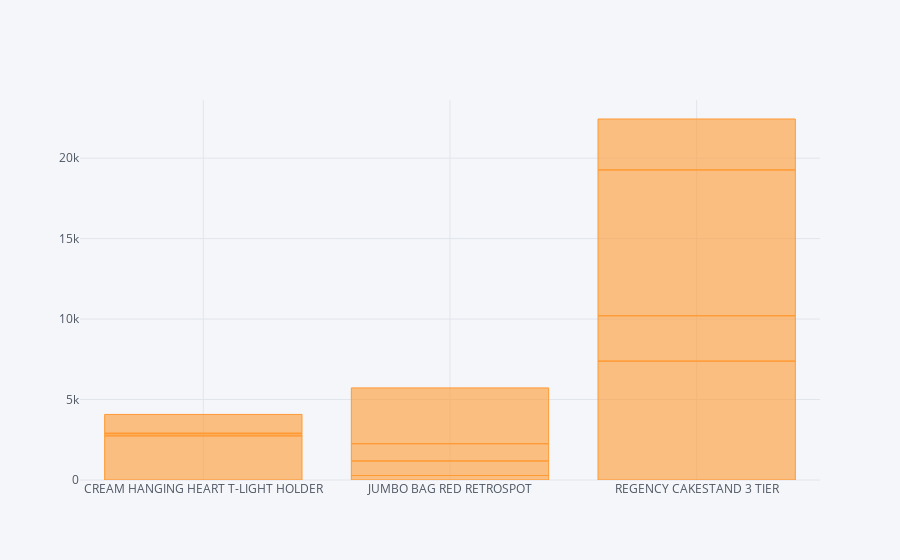

Notebook code for this chart:
### Code cell
mask = data['Country'].isin(country_list)
mask2 = data['Description'].isin(product_list)


df = data.loc[mask & mask2, :]
df = df[['Description', 'Revenue', 'Country']]
df = df.groupby(by=['Description','Country']).sum().reset_index()
df.iplot(kind='bar', x='Description', y='Revenue')

### Figure 1 — Plotly figure (JSON) as saved in the notebook; plotly's stock layout.template omitted (floating-point values rounded to 4 significant figures)
{"data": [{"marker": {"color": "rgba(255, 153, 51, 0.6)", "line": {"color": "rgba(255, 153, 51, 1.0)", "width": 1}}, "name": "Revenue", "orientation": "v", "text": "", "type": "bar", "uid": "b702b5e0-567b-4c0b-8656-d294ebab5c45", "x": ["CREAM HANGING HEART T-LIGHT HOLDER", "CREAM HANGING HEART T-LIGHT HOLDER", "CREAM HANGING HEART T-LIGHT HOLDER", "CREAM HANGING HEART T-LIGHT HOLDER", "JUMBO BAG RED RETROSPOT", "JUMBO BAG RED RETROSPOT", "JUMBO BAG RED RETROSPOT", "JUMBO BAG RED RETROSPOT", "REGENCY CAKESTAND 3 TIER", "REGENCY CAKESTAND 3 TIER", "REGENCY CAKESTAND 3 TIER", "REGENCY CAKESTAND 3 TIER"], "y": [2741.0, 131.8, 35.4, 1167, 278.7, 903.4, 1073.0, 3468, 7389.0, 2817.0, 9062.0, 3166.0]}], "layout": {"legend": {"bgcolor": "#F5F6F9", "font": {"color": "#4D5663"}}, "paper_bgcolor": "#F5F6F9", "plot_bgcolor": "#F5F6F9", "title": {"font": {"color": "#4D5663"}}, "xaxis": {"gridcolor": "#E1E5ED", "showgrid": true, "tickfont": {"color": "#4D5663"}, "title": {"font": {"color": "#4D5663"}, "text": ""}, "zerolinecolor": "#E1E5ED"}, "yaxis": {"gridcolor": "#E1E5ED", "showgrid": true, "tickfont": {"color": "#4D5663"}, "title": {"font": {"color": "#4D5663"}, "text": ""}, "zerolinecolor": "#E1E5ED"}}}
